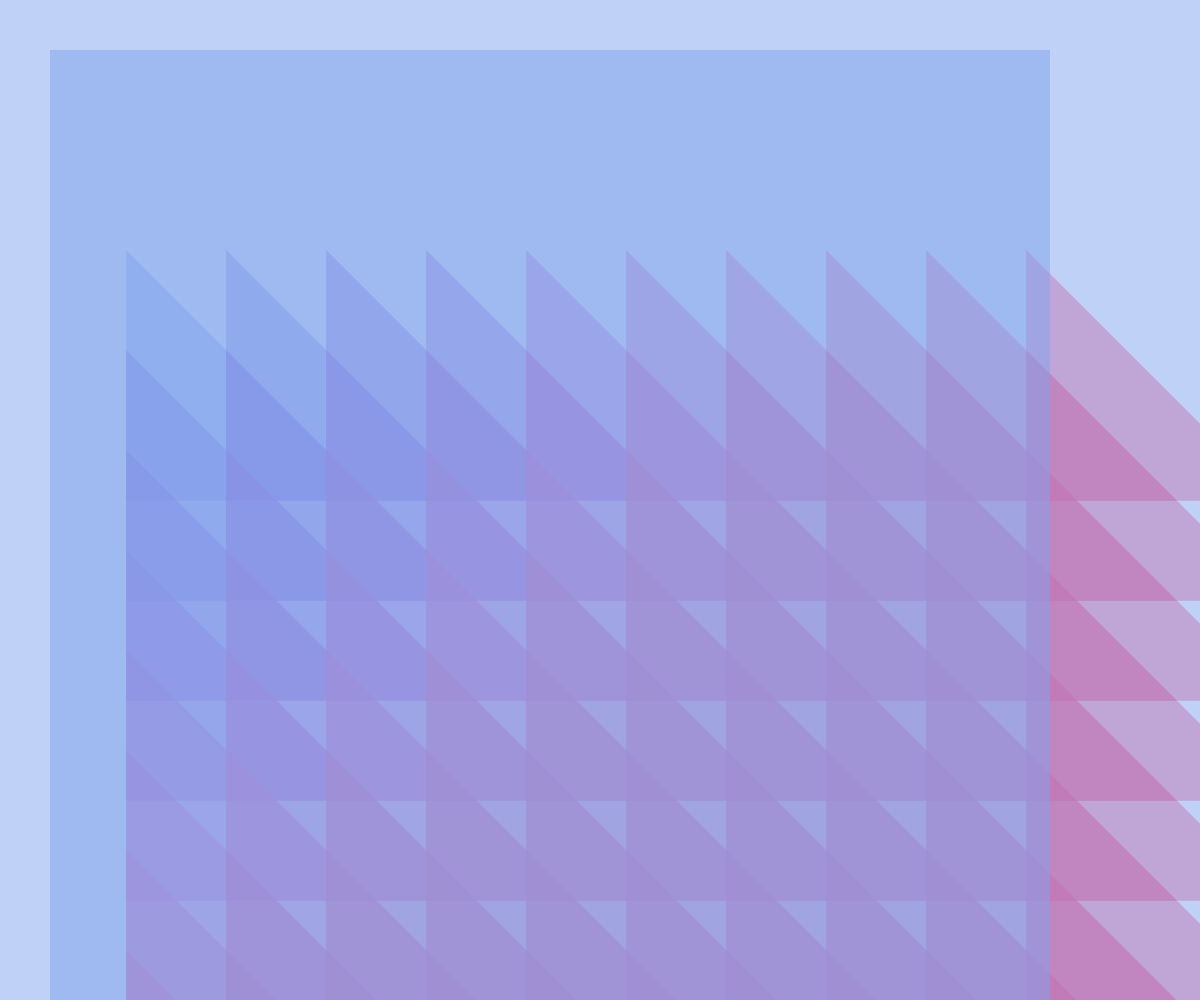
Frame 1 (no input)
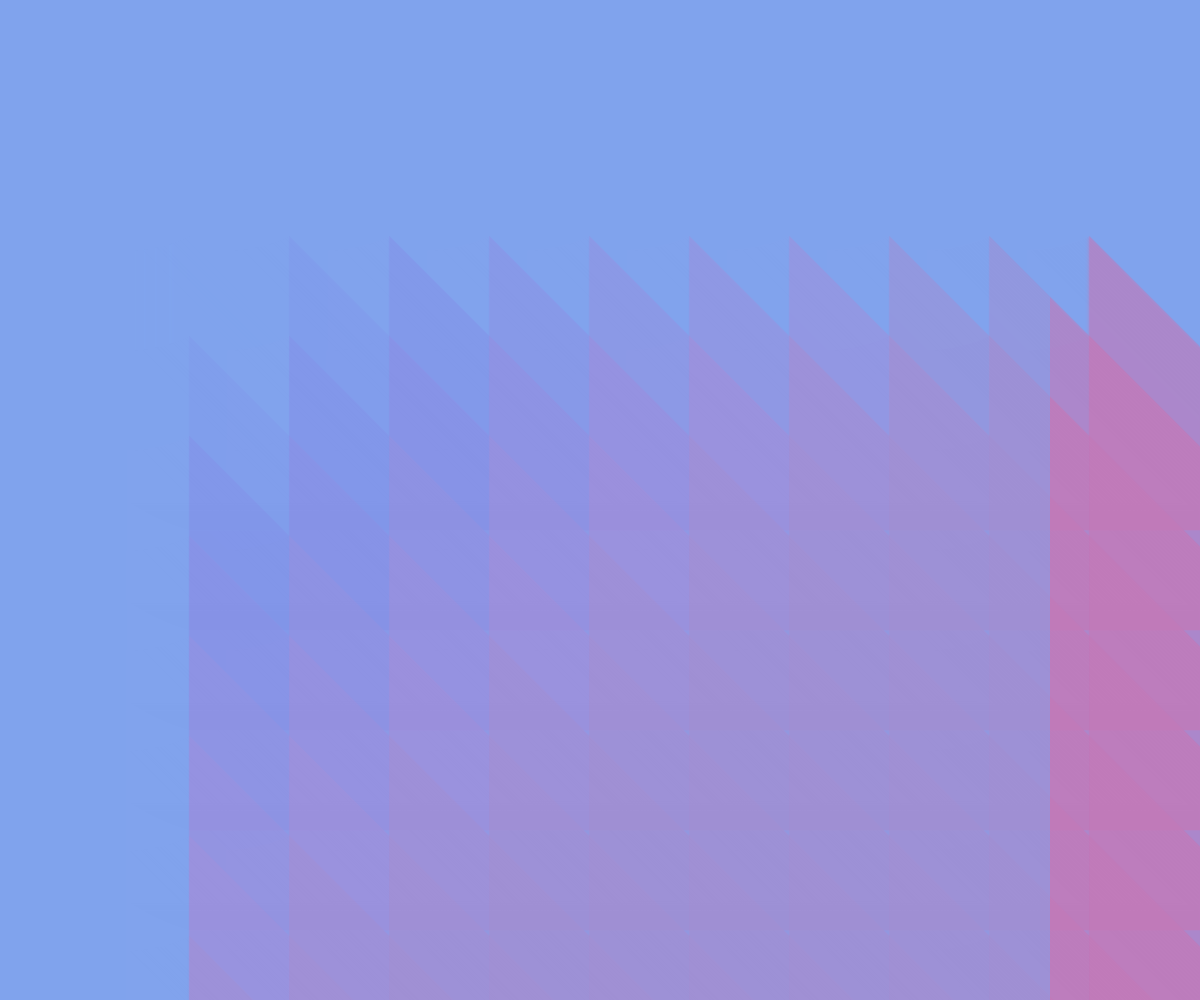
Frame 60 (no input)
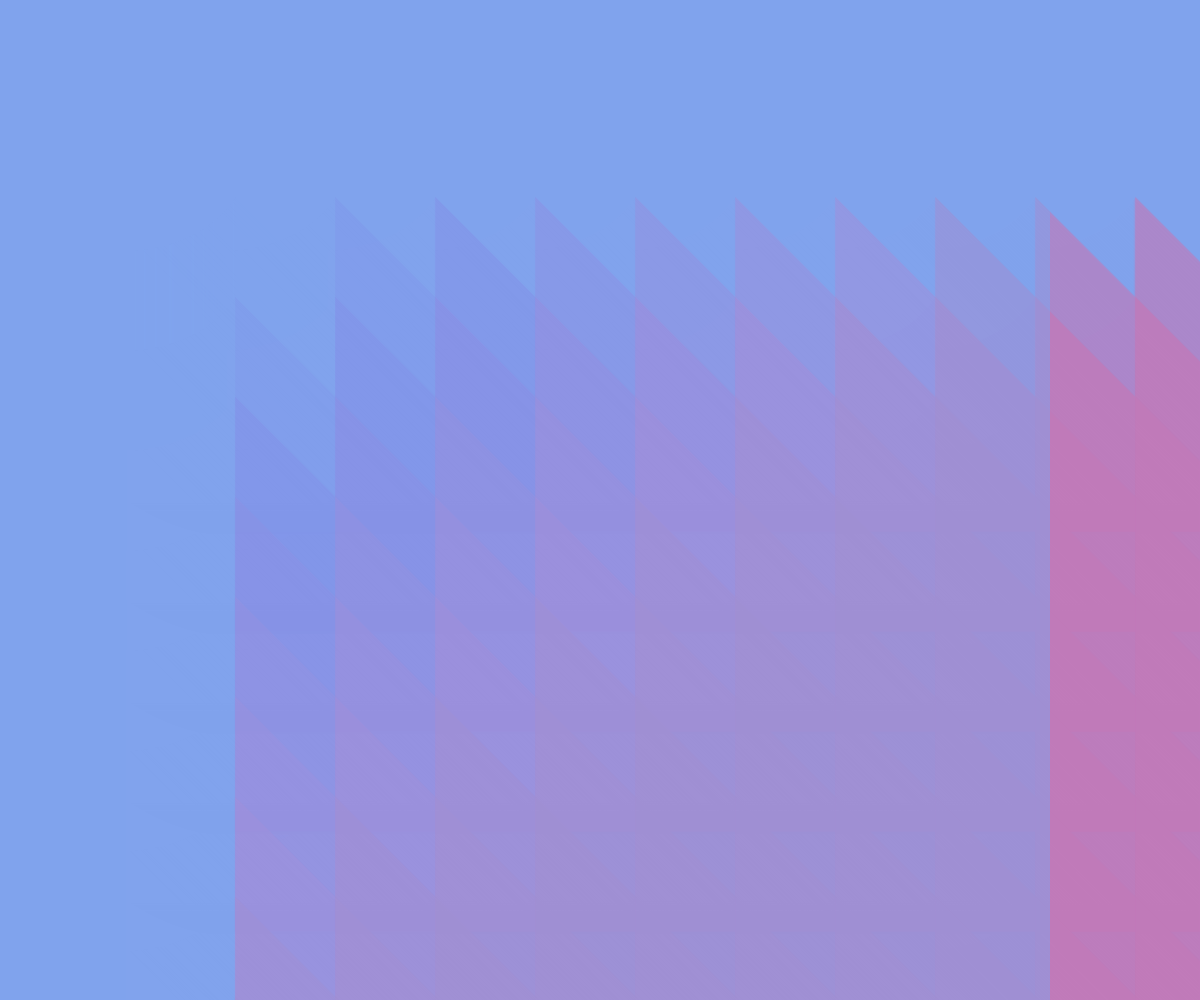
Frame 120 (the mouse pressed at the canvas centre since frame 60)

The p5.js sketch that drew these frames (run headless with seeded random() and noise() and a simulated clock; from frame 60 on, the mouse is pressed at the canvas centre):

// p5.js sketch
// ── sketch.js
let sqSize, sqX, sqY;
let emeraldGreen, mossGreen, sageGreen, petalPink, skyBlue;
let from, to, interA, interB;
let triPosX, triPosY;

function setup() {
  createCanvas(windowWidth, windowHeight);
  colorMode(HSB);
  sqSize = 100;
  sqX = 0;
  sqY = 0;
  rectMode(CENTER);
  emeraldGreen = color(160, 96, 45);
  mossGreen = color(148, 36, 53);
  sageGreen = color(117, 22, 70, .75);
  petalPink = color(307, 37, 76, .5);
  skyBlue = color(220, 46, 93, .5);

  from = skyBlue;
  to = petalPink;

}

function draw() {
  background(skyBlue);   

  for(let x = 0; x < 10; x++){ 
        for(let y = 0; y < 10; y++){ 
            strokeWeight(0);

            push();
            fill(skyBlue);

            let cellW = 100;
            let cellH = 100;
            let posX = x * cellW;
            let posY = y * cellH;
          
            if (mouseX > posX && mouseX < posX + cellW &&
                      mouseY > posY && mouseY < posY + cellH) {
                  fill(220, 46, 93, 1); 
                } else {
                  fill(220, 46, 93, .5); 
                }

            translate(x*100+100, y*100+100);
            rect(0,0,100,100);
            pop();

            push();
            interB = lerpColor(from, to, (x+y)/7);
            translate(x*100+50, y*100+50);
            triPosX = map(sin(frameCount * 0.009), -1, 1, -50, 200); 
            triPosY = map(cos(frameCount * 0.008), -1, 1, -50, 200); 
            translate(triPosX, triPosY);
            scale(map(sin(frameCount * 0.005), -1, 1, 1, 4)); 
            fill(interB);
            triangle(0, 100, 0, 0, 100, 100);
            pop();
        }
    }
}
